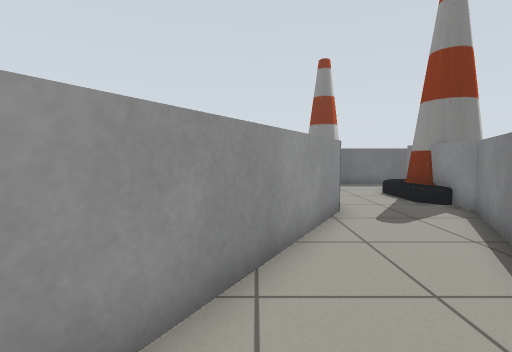
View 1 (above)

14 first-person views from a walk through a Gazebo world. The camera is 0.78 m above the floor, tilts 4° down and sees 85° across. The floor is counted in squares, 0.5 m on a side. Each view is taken from the middle of a square. On the plan, view 1 faces up. The plan holds only what a view shows up to about 14 squares ahead; the rest is blank. The place goes on beyond the plan.

View 2
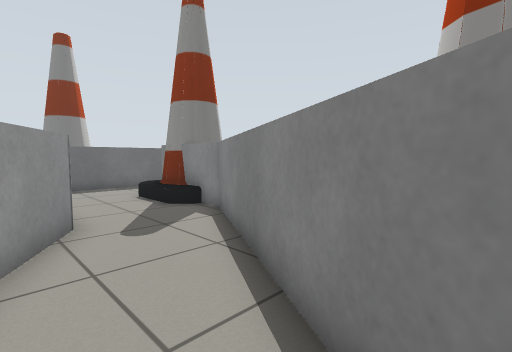

View 3
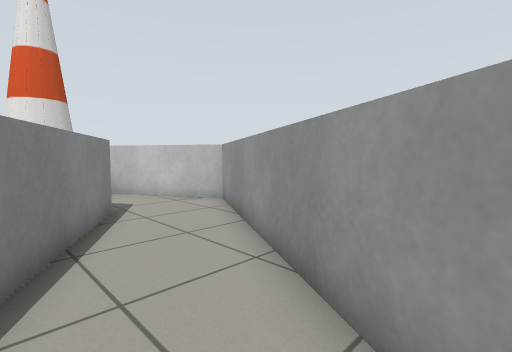

View 4
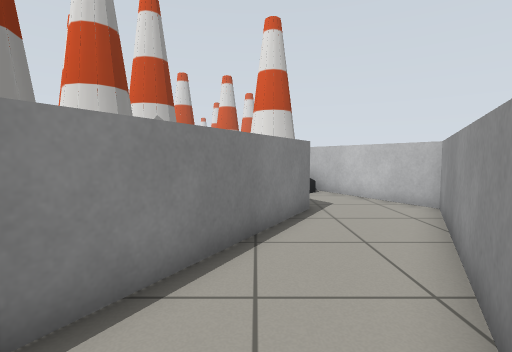

View 5
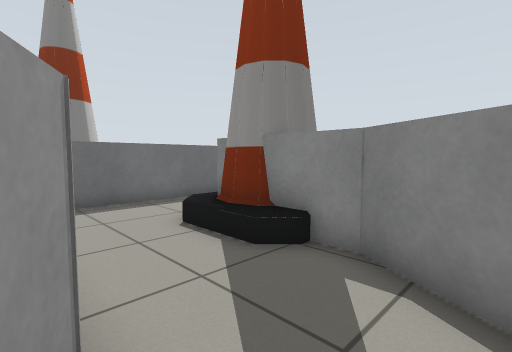

View 6
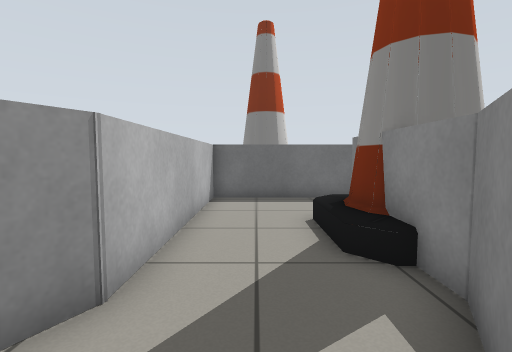

View 7
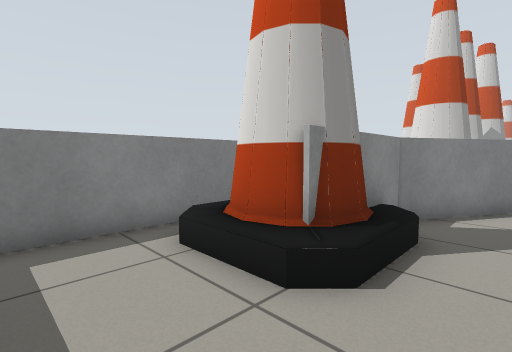

View 8
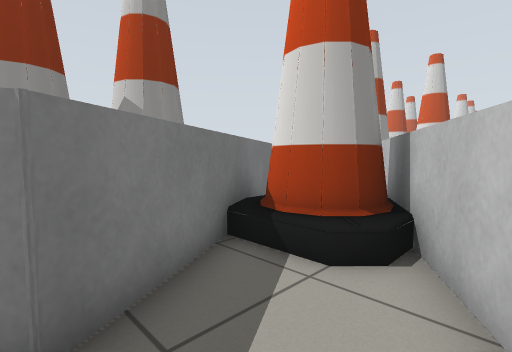

View 9
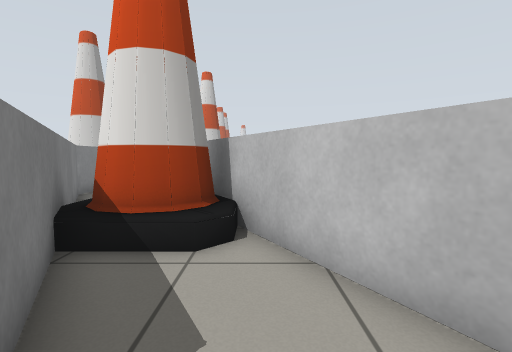

View 10
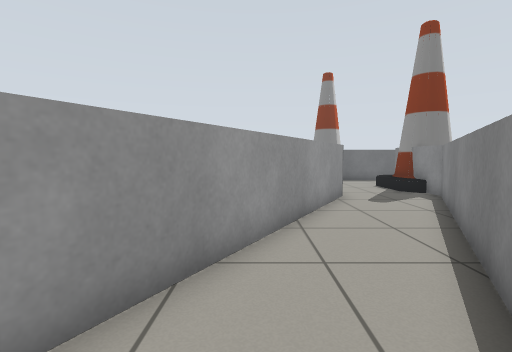

View 11
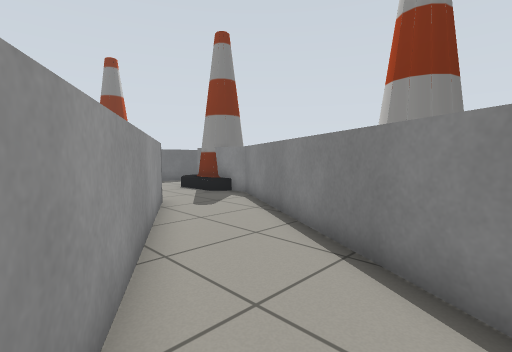

View 12
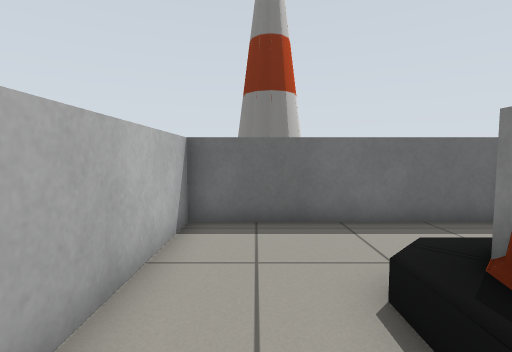

View 13
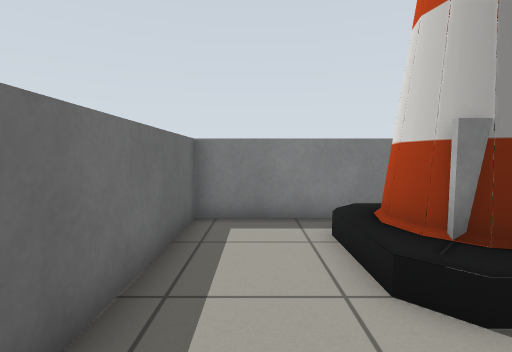

View 14
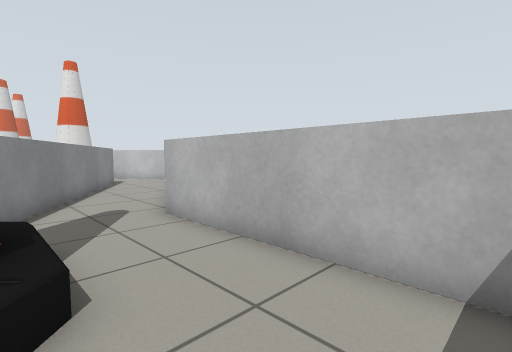

### Floor plan
Points are (right, up) in squares from view 1. A wall is a line through its corners. A room is listed if a view was taken in it or the views show most of it. See-through windows are left out.
Room 1 (views 1, 2, 3, 4, 5, 6, 7, 8, 9, 10, 11, 12, 13, 14)
walls: (10, 12.5) (10, 15.5) (2.4, 15.5) (2.4, 7.9) (-3.5, -2.2) (-0.4, -7.5); (4.1, -8.6) (0.4, -2.2) (6.3, 7.9) (6.3, 8.6)
ways out: opening at (9, 13)
objects: cone (0, -8) to (3, -5); cone (5, 9) to (9, 12)

Positions as (right, up) in squares from view 1, and headings:
1: (0, 0), facing up
2: (1, 1), facing up-right
3: (3, 6), facing down-left
4: (2, 6), facing down
5: (2, 6), facing up-right
6: (4, 5), facing up
7: (4, 15), facing down-right
8: (-2, -2), facing down-right
9: (-1, -1), facing down
10: (-1, -3), facing up
11: (-2, -1), facing up-right
12: (4, 9), facing up
13: (3, 14), facing right
14: (6, 15), facing down-left
